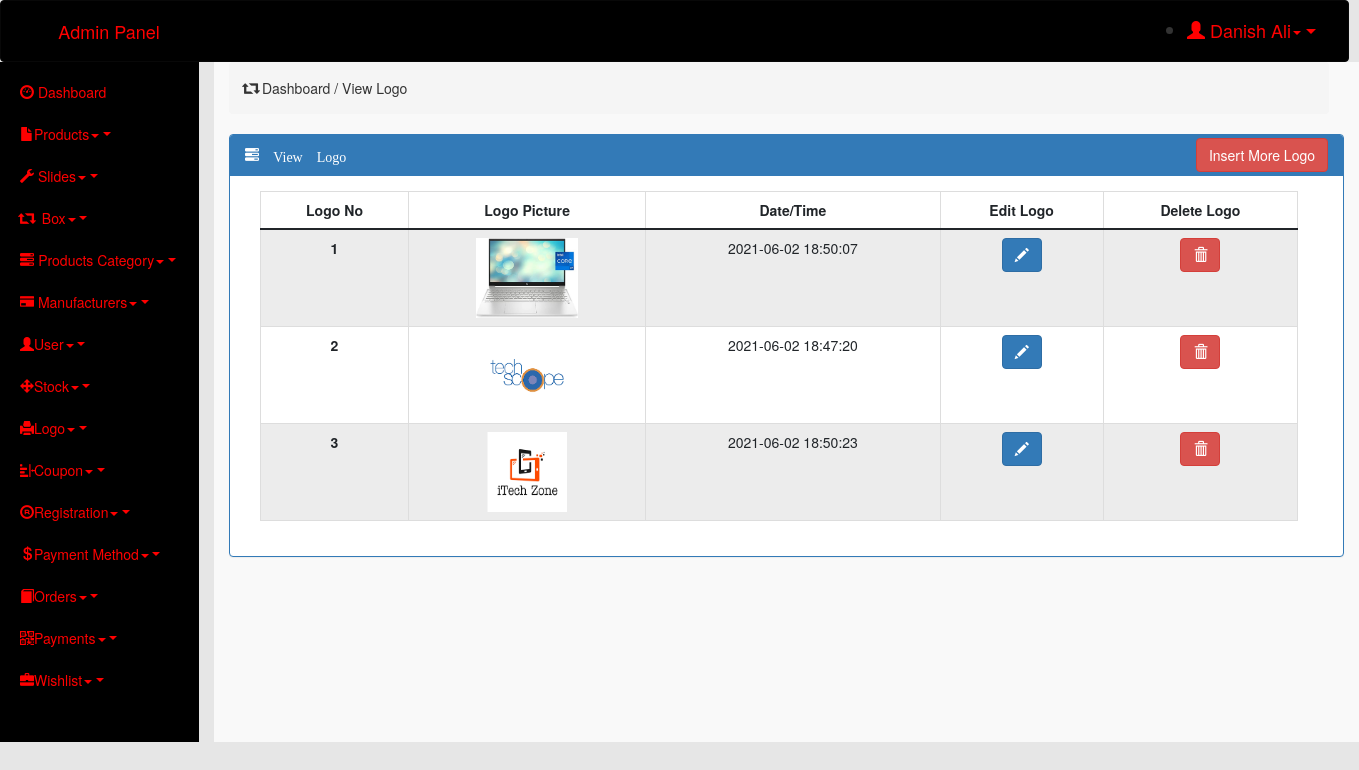
/admin/index.php?view_logo (signed in), run on the app's committed database.
### tables this page shows
CREATE TABLE `logo` (
  `logo_id` int(11) NOT NULL,
  `picture` varchar(100) NOT NULL,
  `date/time` datetime NOT NULL DEFAULT current_timestamp()
);

### admin/view_logo.php (the view, shortened to what this page needs)
<?php
    require_once('connection.php');
?>
<div class="row">
    <div class="col-md-12">
        <div class="breadcrumb">
            <h5><span class="glyphicon glyphicon-retweet"></span> Dashboard / View Logo</h5>
        </div>
    </div>
</div>
<div class="panel panel-primary">
    <div class="panel-heading">
        <span class="glyphicon glyphicon-tasks"> View Logo</span>
        <span style="float: right; margin-top: -7px"><a href="index.php?insert_logo" class="btn btn-danger">Insert More Logo</a></span>
    </div>
    <div class="panel-body">
        <div class="container-fluid">
            <div class="row">
                <div class="col-md-12 mx-auto">
                    <table class="table table-bordered table-striped">
                        <thead>
                            <tr>
                                <th scope="col">Logo No</th>
                                <th scope="col">Logo Picture</th>
                                <th scope="col">Date/Time</th>
                                <th scope="col">Edit Logo</th>
                                <th scope="col">Delete Logo</th>
                            </tr>
                        </thead>
                        <tbody>
                            <?php
                                $sql = "SELECT * FROM logo";
                                $result = $conn->query($sql);
                                $sno = 1;
                                while($row = $result->fetch_assoc())
                            {
                                ?>
                                <tr>
                                    <th scope="row"><?php echo $sno ?></th>
                                    <td><img src="aimages/<?php echo $row['picture'] ?>" alt="pic" height="80"></td>
                                    <td><?php echo $row['date/time'] ?> </td>
                                    <td><a href="index.php?edit_logo_id=<?php echo $row['logo_id'] ?>" class="btn btn-primary"><span class="glyphicon glyphicon-pencil"></span></a></td>
                                    <td><a href="index.php?delete_logo_id=<?php echo $row['logo_id'] ?>" class="btn btn-danger"><span class="glyphicon glyphicon-trash"></span></a></td>
                                </tr>
                                <?php
                                    $sno++;
                                    }
                                 ?>
                        </tbody>
                    </table>
                </div>
            </div>
        </div>
    </div>
</div>

### admin/index.php (style rules this page uses)
* { margin: 0px; padding: 0px; }
body { background-color: #E6E6E6; }
.row { margin-right: 0px; }
th , td { text-align: center; }

### data on the page
logo: picture (picture), value "2021-06-02 18:50:07"
logo: picture (picture), value "2021-06-02 18:47:20"
logo: picture (picture), value "2021-06-02 18:50:23"

### other printed values
$name "Danish Ali"
